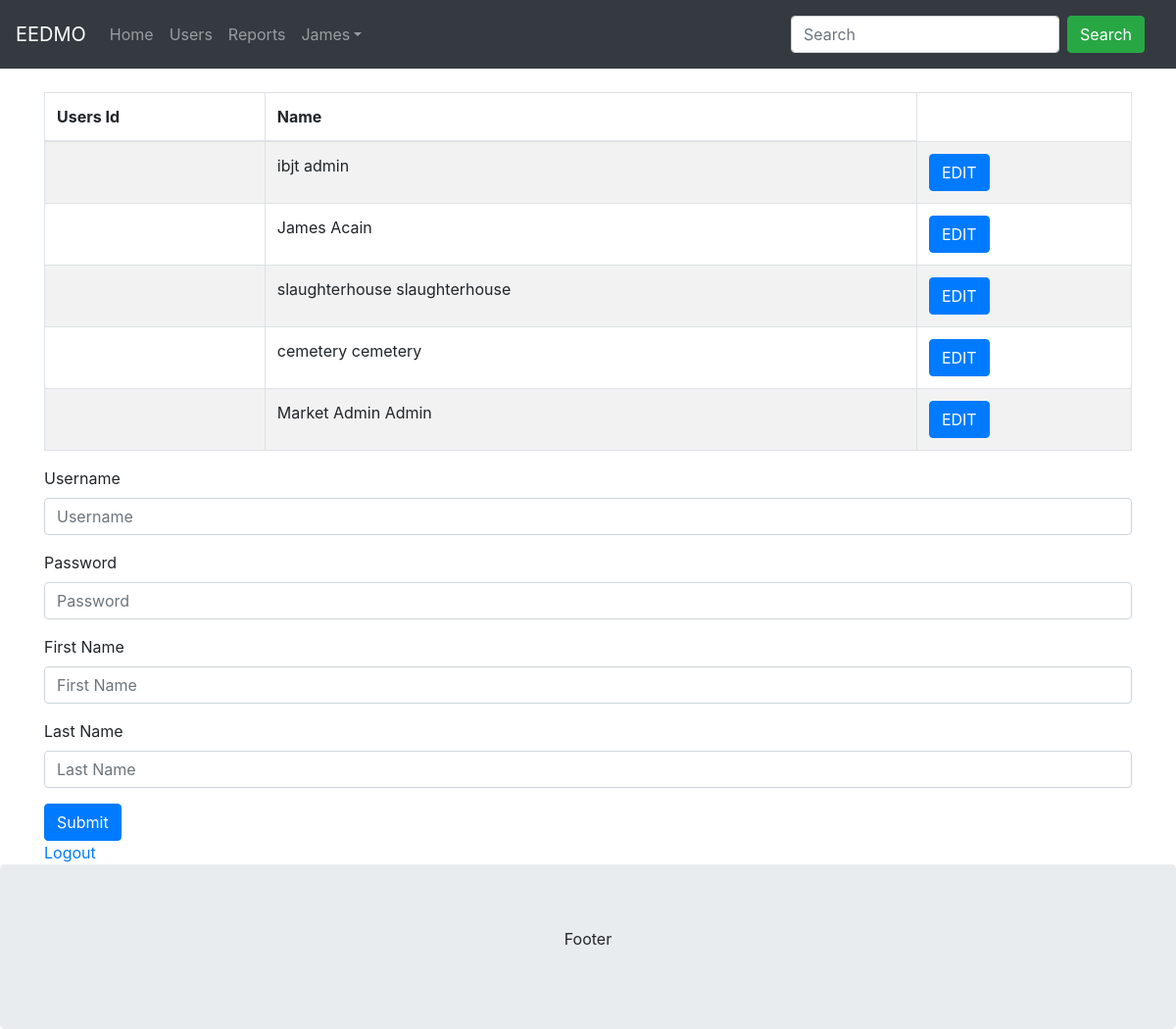
Page /EEDMIS-Bootstrap-master/admin.php (signed in) on the earlier database version.
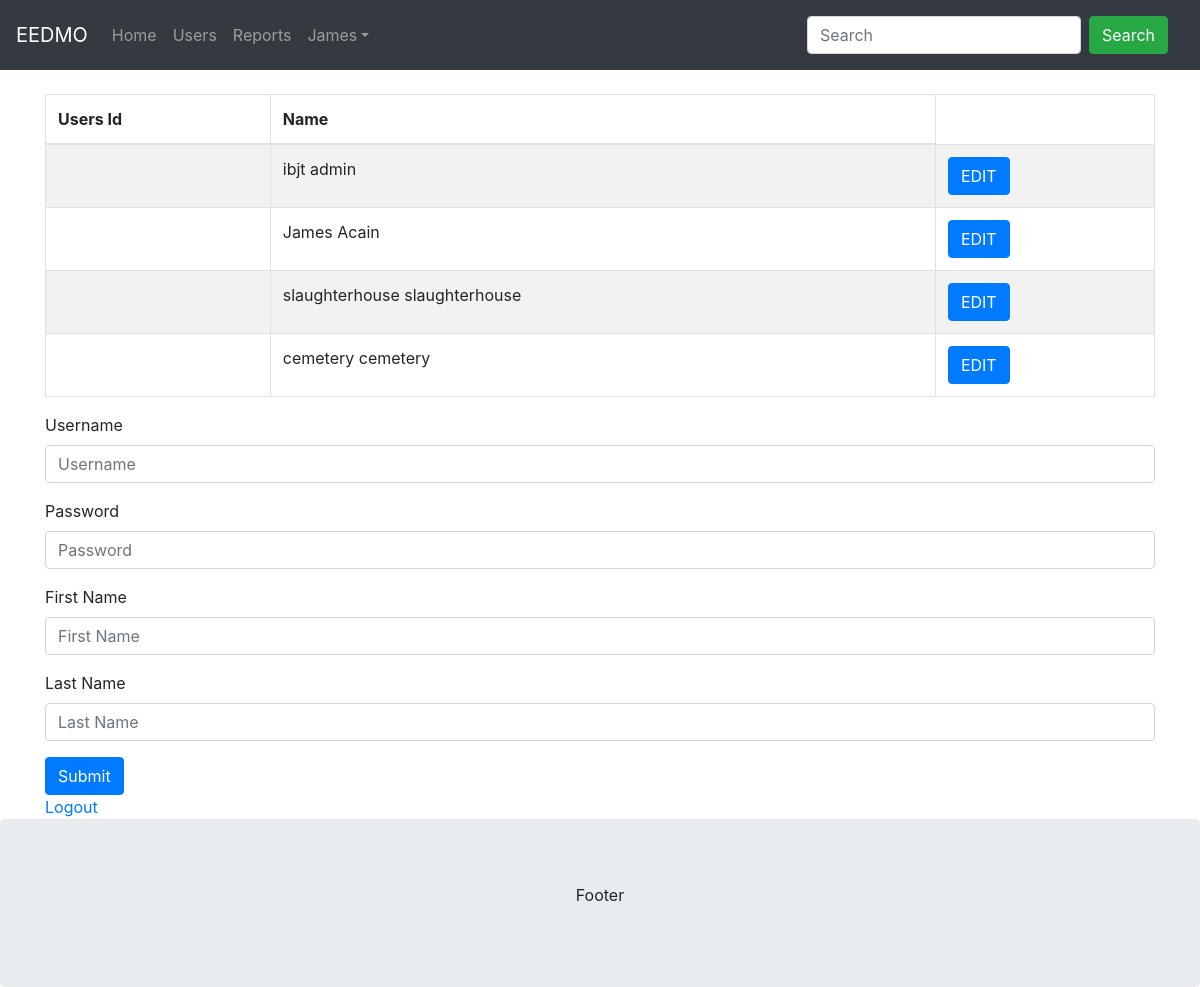
Same page on the later database version.
### tables this page shows
CREATE TABLE `users` (
  `user_id` int(11) NOT NULL,
  `username` varchar(30) NOT NULL,
  `password` varchar(30) NOT NULL,
  `first_name` varchar(30) NOT NULL,
  `last_name` varchar(30) NOT NULL,
  `user_role` varchar(16) NOT NULL,
  `user_image` varchar(36) DEFAULT NULL
);

### EEDMIS-Bootstrap-master/includes/admin/list_of_users.php (the view, shortened to what this page needs)
<?php
	include "controller/admin/search_users.php";
?>
<table id="datatableid" class="table table-striped table-bordered table-md">
  <thead>
    <tr>
      <th class="th-sm">Users Id
      </th>
      <th class="th-sm">Name
      </th>
    </tr>
  </thead>
<?php
	if(isset($_SESSION['search'])){
		$search = $_SESSION['search'];
		$sql = "SELECT * FROM users WHERE first_name LIKE '%$search%' OR last_name LIKE '%$search%' OR users_id LIKE '%$search%'";
	}
	else{
		$sql = "SELECT * FROM users";
	}
	$result = mysqli_query($conn, $sql);
	while($data = mysqli_fetch_assoc($result)){
?>
		<tr>
			<td><?php echo $data['users_id']; ?></td>
			<td><?php echo $data['first_name'] . ' ' . $data['last_name']; ?></td>
			<td><button class="open-homeEvents btn btn-primary" data-id="<?php echo $data['users_id'] ?>"  data-toggle="modal" data-target="#modalHomeEvents">EDIT</button></td>
		</tr>
<?php
	}
?>
</table>
<link rel="stylesheet" type="text/css" href="https://cdnjs.cloudflare.com/ajax/libs/fullcalendar/4.2.0/bootstrap/main.css">

Differences in the rows shown:
removed users: first_name "Market Admin", last_name "Admin"
